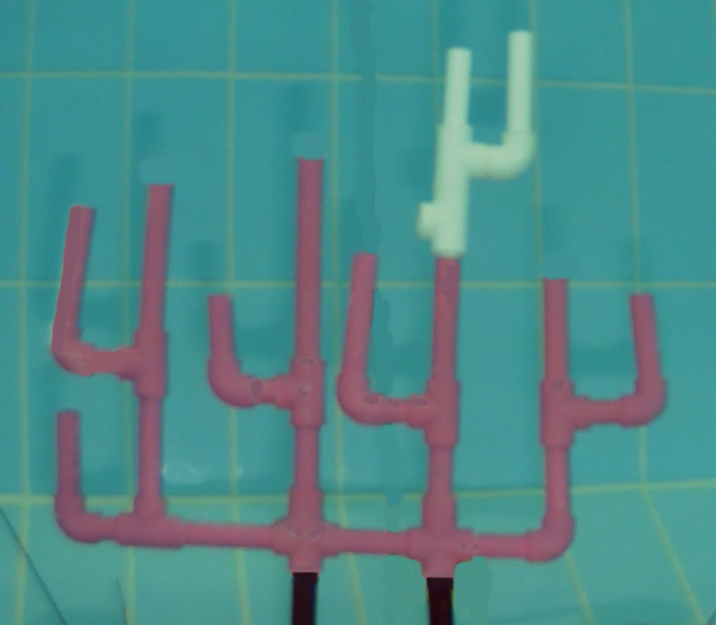
#> input picture deneme4/1.1f.png, 716 x 625 px
$ python Skeletonize_3.py
#> lines starting #> are read from the running program, lines starting #| are printed output that depends on the picture; after the words box and inside, x2 and y2 are one past the last pixel; in counts of white or black regions, pixels touching at a corner belong together
import cv2
import numpy as np
from skimage import data,filters
import matplotlib.pyplot as plt
from skimage.morphology import skeletonize
import itertools

img1 = cv2.imread("1.1f.png")
#> img1 is the input picture: shape (625, 716, 3); mean B, G, R 137.7, 137.7, 77.8
img2 = cv2.imread("3.1.png")
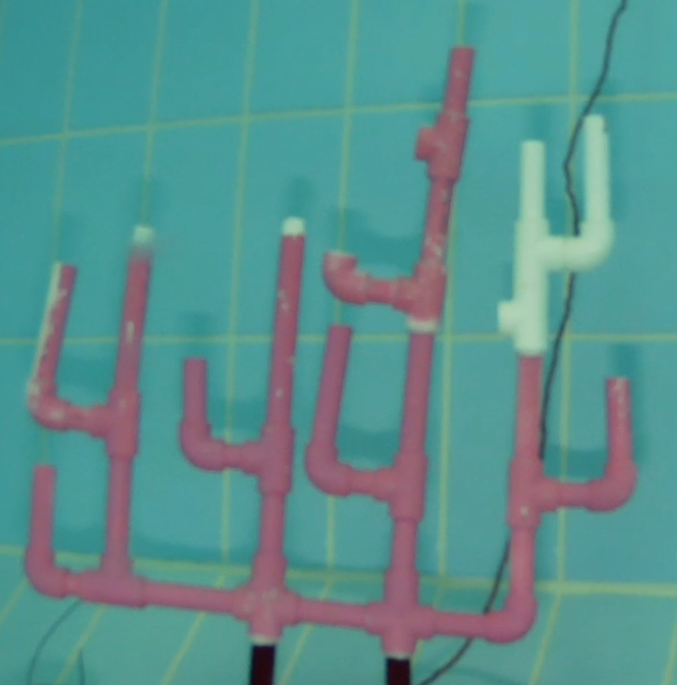
#> input picture deneme4/3.1.png, 677 x 685 px
#> img2 is the input picture: shape (685, 677, 3); mean B, G, R 142.2, 144.3, 89.5

copyimg1 = img1.copy()
copyimg2 = img2.copy()

kernel = np.ones((5,5),np.uint8)

# [58 lines left out: functions bitwise_alma, mask_alma, mask_alma_beyaz, mask_alma_sari, mask_alma_kirmizi_yesil, not called in this run]

def mask_alma_pembe(img):
    lower_pembe = np.array([148, 0, 100])
    upper_pembe = np.array([179, 255, 255])

    hsv1 = cv2.cvtColor(img, cv2.COLOR_BGR2HSV)
#> hsv1: shape (625, 716, 3); mean H, S, V 100.6, 130.2, 145.6
    mask1 = cv2.inRange(hsv1, lower_pembe, upper_pembe)
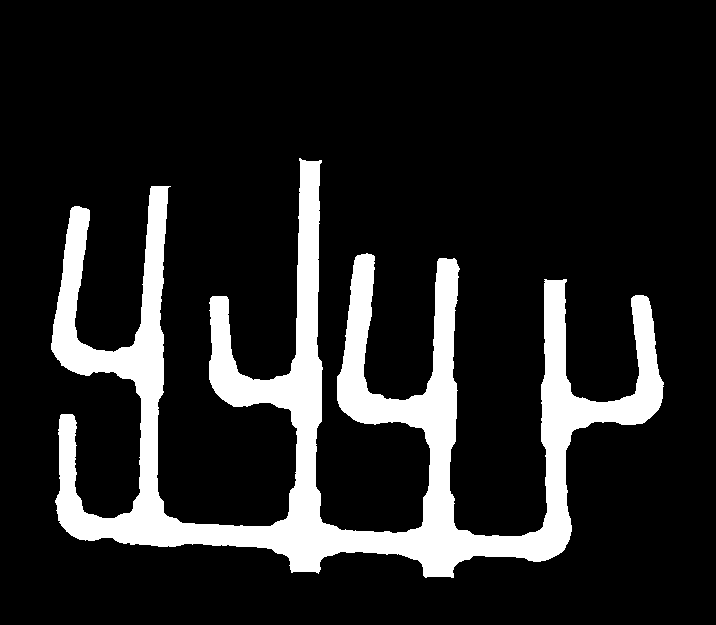
#> mask1: shape (625, 716); 14.1% white; 1 white region, box (x1, y1, x2, y2) and area: (51, 158, 664, 578) 63122
    return mask1

# [178 lines left out: functions bit_xor, generate_nonadjacent_combination, populate_intersection_kernel, give_intersection_kernels, find_line_intersection, find_endoflines, not called in this run]

#######################################################################################################################

mask = mask_alma_pembe(img1)

opening = cv2.morphologyEx(mask, cv2.MORPH_OPEN, kernel)
#> opening: shape (625, 716); 14.1% white; 1 white region, box (x1, y1, x2, y2) and area: (51, 160, 663, 577) 62936
closing = cv2.morphologyEx(opening, cv2.MORPH_CLOSE, kernel)
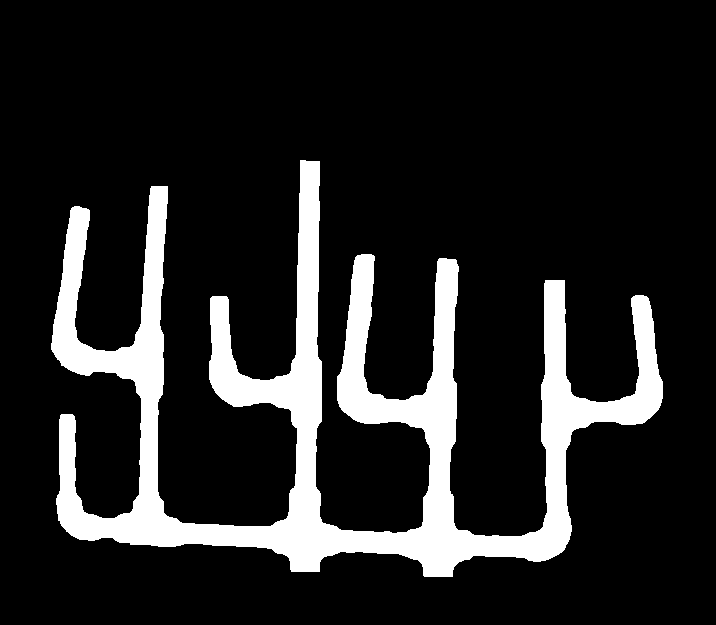
#> closing: shape (625, 716); 14.1% white; 1 white region, box (x1, y1, x2, y2) and area: (51, 160, 663, 577) 62977

cv2.imshow("mask",mask)
cv2.imshow("closing",closing)

#> (the run stopped early here; a loop or call above may not have finished)
